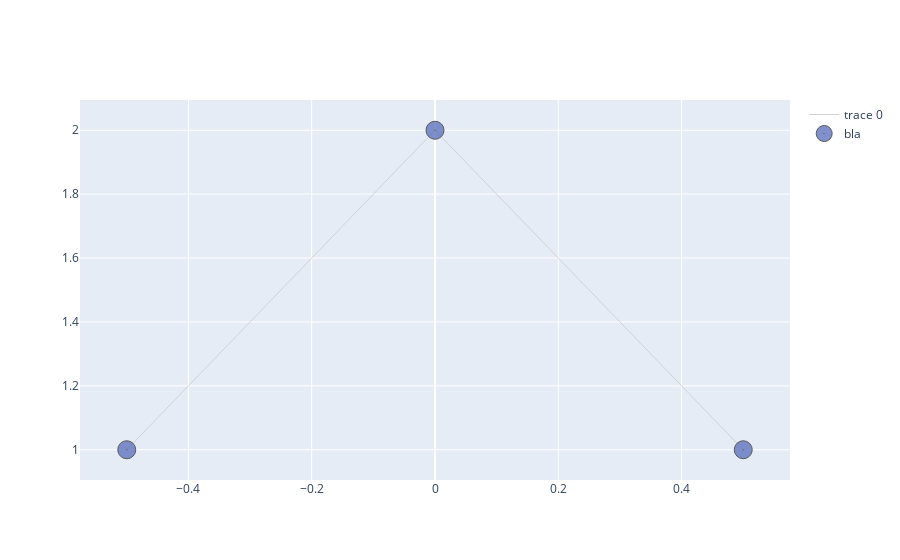

The notebook cell saved with this chart:
### Code cell
import plotly.graph_objects as go
fig = go.Figure()
fig.add_trace(go.Scatter(x=Xe,
                   y=Ye,
                   mode='lines',
                   line=dict(color='rgb(210,210,210)', width=1),
                   hoverinfo='none'
                   ))
fig.add_trace(go.Scatter(x=Xn,
                  y=Yn,
                  mode='markers',
                  name='bla',
                  marker=dict(symbol='circle-dot',
                                size=18,
                                color='#6175c1',    #'#DB4551',
                                line=dict(color='rgb(50,50,50)', width=1)
                                ),
                  text=labels,
                  hoverinfo='text',
                  opacity=0.8
                  ))

### Figure 1 — Plotly figure (JSON) as saved in the notebook; plotly's stock layout.template omitted (floating-point values rounded to 4 significant figures)
{"data": [{"hoverinfo": "none", "line": {"color": "rgb(210,210,210)", "width": 1}, "mode": "lines", "type": "scatter", "x": [0, -0.5, null, 0, 0.5, null], "y": [2, 1, null, 2, 1, null]}, {"hoverinfo": "text", "marker": {"color": "#6175c1", "line": {"color": "rgb(50,50,50)", "width": 1}, "size": 18, "symbol": "circle-dot"}, "mode": "markers", "name": "bla", "opacity": 0.8, "text": ["0", "1", "2"], "type": "scatter", "x": [0, -0.5, 0.5], "y": [2, 1, 1]}], "layout": {}}
